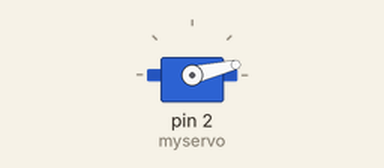
Recording of a sketch running on a simulated Arduino Uno, built with avr-gcc and run on an emulated ATmega328P. Shown: servo.

Above: at 0.05 s.
At 1.2 s:
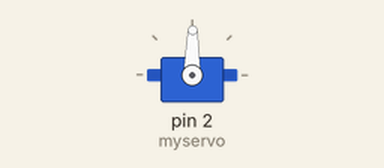
At 2.4 s:
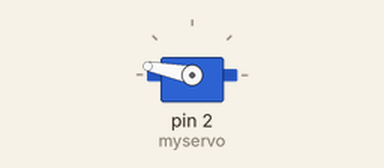
At 4.75 s:
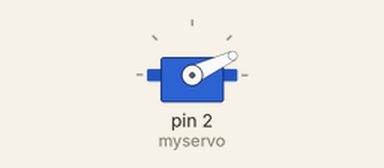
Timing chart, 0 to 6.7 s (numbered marks = the images above):
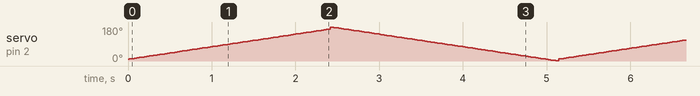

The sketch:

servo_test.ino
```cpp
// Sweep
// by BARRAGAN <http://barraganstudio.com>

#include <Servo.h>

Servo myservo;  // create servo object to control a servo
                // a maximum of eight servo objects can be created

int pos = 0;    // variable to store the servo position

void setup()
{
  myservo.attach(2);  // attaches the servo on pin 1
}


void loop()
{
  for(pos = 10; pos < 170; pos += 1)  // goes from 10 degrees to 170 degrees
  {                                  // in steps of 1 degree
    myservo.write(pos);              // tell servo to go to position in variable 'pos'
    delay(15);                       // waits 15ms for the servo to reach the position
  }
  for(pos = 180; pos>=1; pos-=1)     // goes from 180 degrees to 0 degrees
  {
    myservo.write(pos);              // tell servo to go to position in variable 'pos'
    delay(15);                       // waits 15ms for the servo to reach the position
  }
} 
```
